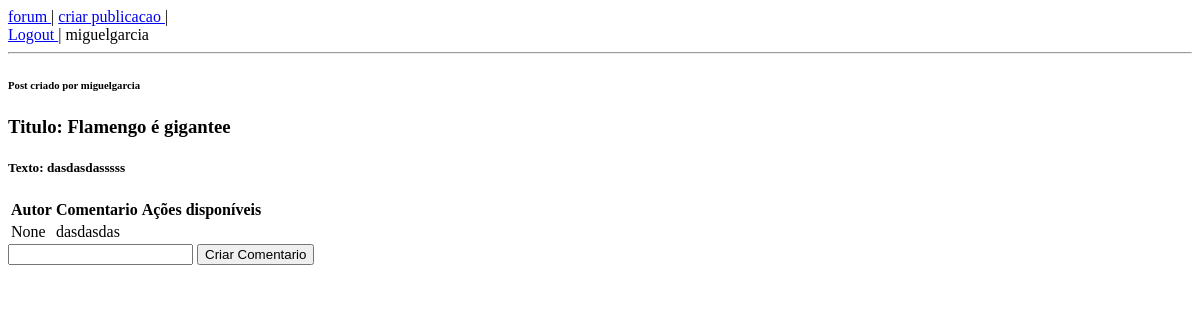
/forum/publicacao/2/ (signed in), run on an earlier commit of the app's database.
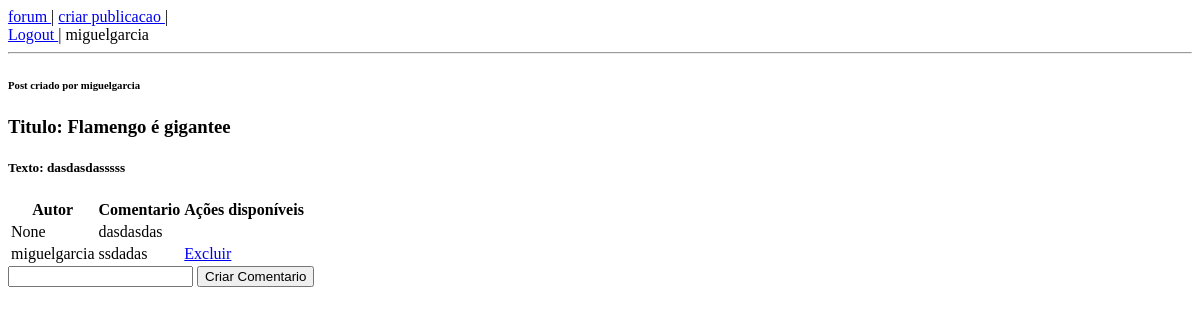
And on a later commit of the database.
### forum/models.py (models this page shows, shortened)
class Comentario(models.Model):
    id = models.AutoField(primary_key=True)
    texto = models.CharField(
    max_length=100, help_text='Digite o comentario')
    idPublicacao  = models.ForeignKey(Publicacao,on_delete=models.CASCADE)
    autor = models.ForeignKey(User, on_delete=models.CASCADE,default=None, null=True)
    data_publicacao = models.DateTimeField(auto_now_add=True, blank=True, null=True)

### forum/views.py (the view, shortened to what this page needs)
# urls.py: path('publicacao/<int:pk>/', views.PublicacaoView.as_view(),
@method_decorator(login_required, name='dispatch')
class PublicacaoView(View):
    def get(self, request, pk, *args, **kwargs):
        publicacao = Publicacao.objects.get(pk=pk)
        comentarios = Comentario.objects.filter(idPublicacao=pk)
        user = request.user
        contexto = { 'publicacao': publicacao, 'comentarios':comentarios, 'user':user}
        return render(
                request,
                'forum/visualizaPublicacao.html',
                contexto)

### forum/templates/forum/visualizaPublicacao.html (shortened to what this page needs)
{% load static %}
<!DOCTYPE html>
<html>
<head>
<link rel="stylesheet" href="{% static 'forum/css/estilo.css' %}">
</head>
<body>
    {% include 'forum/links.html' %}
    <h6>Post criado por {{publicacao.autor}}</h6>
    <h3> Titulo: {{publicacao.titulo}}</h3>
    <h5> Texto: {{publicacao.texto}}</h5>
    <table>
     <tr><th>Autor</th><th>Comentario</th><th>Ações disponíveis</th></tr>
     {% if comentarios %}
        {% for comentario in comentarios %}
            <tr>
            <td>{{ comentario.autor }}</td>
            <td>{{ comentario.texto }}</td>
            {% if comentario.autor.username == user.username %}
            <td>
                <a href="{% url 'forum:apaga-comentario' pk=comentario.id %}">Excluir</a>
            </td>
            {% else %}
            <td> </td>
            {% endif %}
        </tr>
    {% empty %}
    <tr><th colspan="5">Ainda não tem comentarios cadastrados</th></tr>
    {% endfor %}
    {% else %}
    <tr><th colspan="5">Ainda não tem comentarios cadastrados</th></tr>
    {% endif %}
    </table>
    <form>
        <input type="text" name = "comentario_nome">
        <button  method="submit" formmethod="post">
            Criar Comentario
        </button>
    </form>
</body>
</html>

What changed in the data, as far as the page shows it:
added Comentario: autor "miguelgarcia", texto "ssdadas", shows "Excluir"
